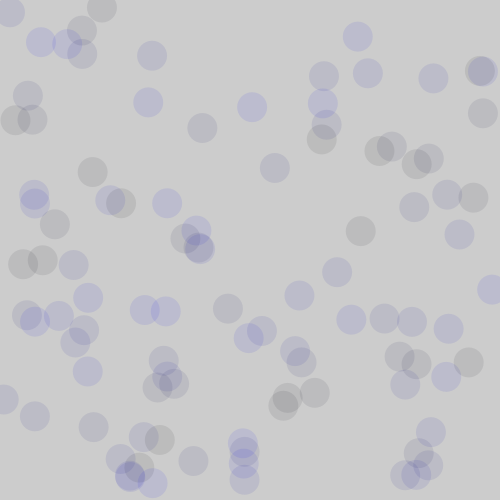
Frame 1 (no input)
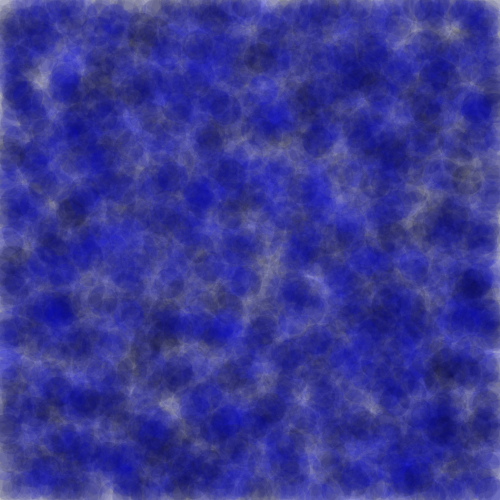
Frame 60 (the mouse pressed at the canvas centre just before this capture)
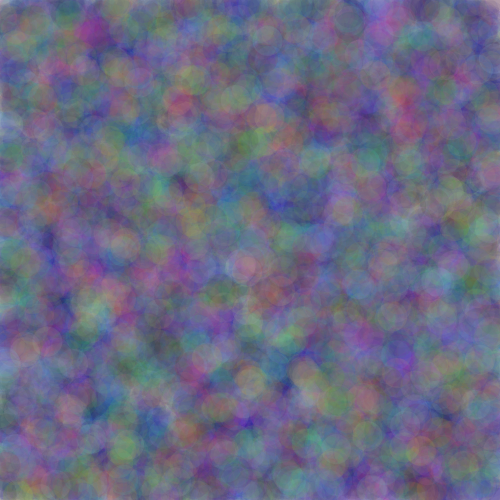
Frame 120 (the mouse held since frame 60 and released just before this capture)

The Processing sketch that drew these frames (run headless with seeded random() and noise(); from frame 60 on, the mouse is pressed at the canvas centre):

// Processing sketch: Iteration
// ── Iteration.pde
/* Iteration example - BT */

void setup() {
 size(500,500); 
 noStroke();
}

void draw() {
  for (float i=0;i<100;i++) {
   fill(random(mouseY),random(mouseX),random(255),20);
   ellipse(random(width),random(height),30,30);
   
   // or try this
   // stroke(random(mouseY),random(mouseX),random(255),20);
   // line(random(width),random(height),random(width),random(height));
   
   // or this!
   // stroke(random(mouseY),random(mouseX),random(255),20);
   // line(random(width),random(height),width/2,height/2);
   
  }
}
